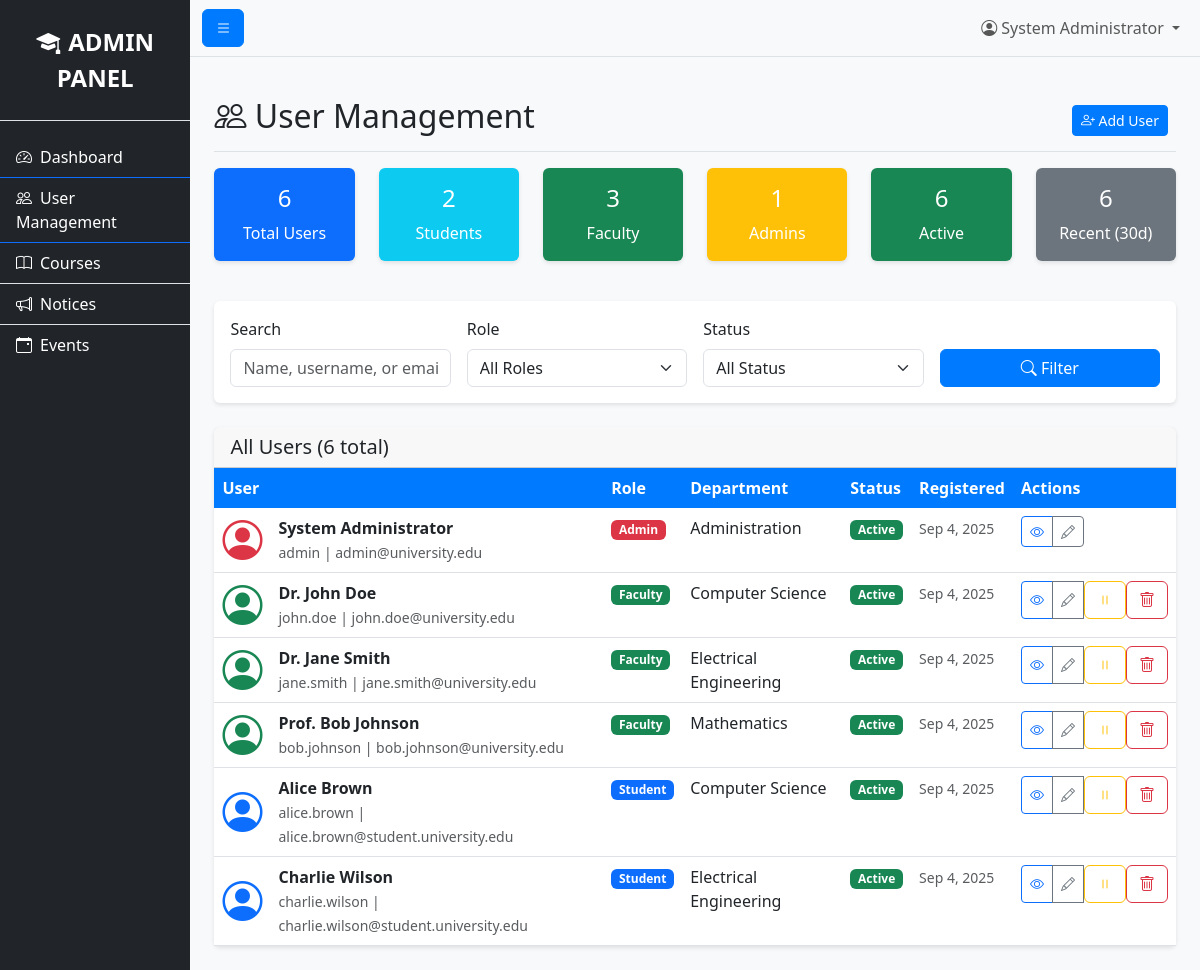
Before: /admin/users.php (signed in) with the older database file.
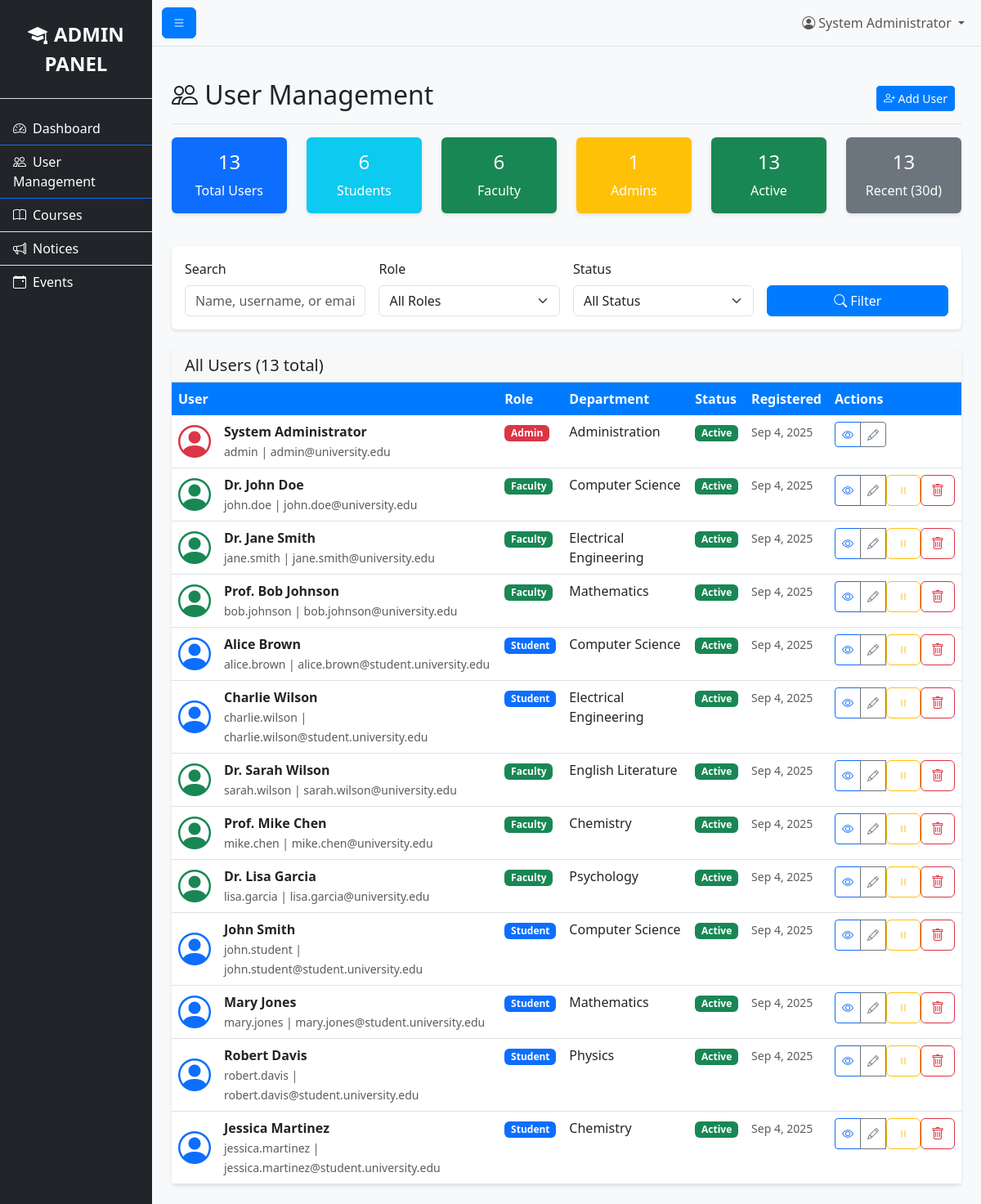
After: the same page with the newer database file.
### tables this page shows
CREATE TABLE users (
    id INT AUTO_INCREMENT PRIMARY KEY,
    username VARCHAR(50) UNIQUE NOT NULL,
    email VARCHAR(100) UNIQUE NOT NULL,
    password VARCHAR(255) NOT NULL,
    role ENUM('student', 'faculty', 'admin') NOT NULL,
    full_name VARCHAR(100) NOT NULL,
    department VARCHAR(100),
    phone VARCHAR(20),
    address TEXT,
    created_at TIMESTAMP DEFAULT CURRENT_TIMESTAMP,
    updated_at TIMESTAMP DEFAULT CURRENT_TIMESTAMP ON UPDATE CURRENT_TIMESTAMP,
    is_active BOOLEAN DEFAULT TRUE
);

### php/config.php (called while the page is built, shortened)
<?php
function executeQuery($conn, $sql, $types = "", $params = []) {
    try {
        $stmt = $conn->prepare($sql);
        $result = $stmt->execute();
        return $stmt;
    } catch (Exception $e) {
        throw new Exception("Query execution error: " . $e->getMessage());
    }
}
function fetchMultipleRows($conn, $sql, $types = "", $params = []) {
    try {
        $stmt = executeQuery($conn, $sql, $types, $params);
        $result = $stmt->get_result();
        $rows = [];
        while ($row = $result->fetch_assoc()) {
            $rows[] = $row;
        }
        return $rows;
    } catch (Exception $e) {
        throw new Exception("Fetch multiple rows error: " . $e->getMessage());
    }
}
?>

### admin/users.php (the view, shortened to what the rows shown need)
<?php
require_once '../php/config.php';
$conn = getDBConnection();
$whereConditions = [];
$params = [];
$types = "";
$whereClause = !empty($whereConditions) ? 'WHERE ' . implode(' AND ', $whereConditions) : '';
$page = max(1, (int)($_GET['page'] ?? 1));
$limit = 20;
$offset = ($page - 1) * $limit;
$sql = "SELECT u.id, u.username, u.email, u.full_name, u.role, u.department, u.is_active, u.created_at
        FROM users u
        $whereClause
        ORDER BY u.created_at DESC
        LIMIT $limit OFFSET $offset";
$users = fetchMultipleRows($conn, $sql, $types, $params);
?>
<!DOCTYPE html>
<html lang="en">
<head>
    <link href="https://cdn.jsdelivr.net/npm/bootstrap@5.3.0/dist/css/bootstrap.min.css" rel="stylesheet">
    <link href="https://cdn.jsdelivr.net/npm/bootstrap-icons@1.10.0/font/bootstrap-icons.css" rel="stylesheet">
    <link href="../css/style.css" rel="stylesheet">
</head>
<body>
    <div class="d-flex" id="wrapper">
        <div id="page-content-wrapper">
            <div class="container-fluid p-4">
                <div class="d-flex justify-content-between flex-wrap flex-md-nowrap align-items-center pt-3 pb-2 mb-3 border-bottom">
                    <h1 class="h2">
                        <i class="bi bi-people"></i> User Management
                    </h1>
                </div>
                <div class="card">
                    <div class="card-body p-0">
                        <?php if (empty($users)): ?>
                            <div class="text-center p-4">
                                <i class="bi bi-people display-1 text-muted"></i>
                                <p class="text-muted mt-3">No users found matching your criteria.</p>
                            </div>
                        <?php else: ?>
                            <div class="table-responsive">
                                <table class="table table-hover mb-0">
                                    <thead class="table-light">
                                        <tr>
                                            <th>User</th>
                                            <th>Role</th>
                                            <th>Department</th>
                                            <th>Status</th>
                                            <th>Registered</th>
                                            <th>Actions</th>
                                        </tr>
                                    </thead>
                                    <tbody>
                                        <?php foreach ($users as $user): ?>
                                            <tr>
                                                <td>
                                                    <div class="d-flex align-items-center">
                                                        <div class="me-3">
                                                            <i class="bi bi-person-circle display-6 text-<?php
                                                                echo $user['role'] == 'admin' ? 'danger' :
                                                                    ($user['role'] == 'faculty' ? 'success' : 'primary');
                                                            ?>"></i>
                                                        </div>
                                                        <div>
                                                            <strong><?php echo htmlspecialchars($user['full_name']); ?></strong><br>
                                                            <small class="text-muted">
                                                                <?php echo htmlspecialchars($user['username']); ?> |
                                                                <?php echo htmlspecialchars($user['email']); ?>
                                                            </small>
                                                        </div>
                                                    </div>
                                                </td>
                                                <td>
                                                    <span class="badge bg-<?php
                                                        echo $user['role'] == 'admin' ? 'danger' :
                                                            ($user['role'] == 'faculty' ? 'success' : 'primary');
                                                    ?>">
                                                        <?php echo ucfirst($user['role']); ?>
                                                    </span>
                                                </td>
                                                <td><?php echo htmlspecialchars($user['department'] ?? 'N/A'); ?></td>
                                                <td>
                                                    <?php if ($user['is_active']): ?>
                                                        <span class="badge bg-success">Active</span>
                                                    <?php else: ?>
                                                        <span class="badge bg-secondary">Inactive</span>
                                                    <?php endif; ?>
                                                </td>
                                                <td>
                                                    <small class="text-muted">
                                                        <?php echo date('M j, Y', strtotime($user['created_at'])); ?>
                                                    </small>
                                                </td>
                                                <td>
                                                    <div class="btn-group btn-group-sm">
                                                        <button type="button" class="btn btn-outline-primary"
                                                                onclick="viewUser(<?php echo $user['id']; ?>)">
                                                            <i class="bi bi-eye"></i>
                                                        </button>
                                                        <button type="button" class="btn btn-outline-secondary"
                                                                onclick="editUser(<?php echo $user['id']; ?>)">
                                                            <i class="bi bi-pencil"></i>
                                                        </button>
                                                        <?php if ($user['id'] != $_SESSION['user_id']): ?>
                                                            <form method="POST" style="display: inline;"
                                                                  onsubmit="return confirm('Are you sure you want to change this user\'s status?')">
                                                                <button type="submit" name="toggle_status"
                                                                        class="btn btn-outline-<?php echo $user['is_active'] ? 'warning' : 'success'; ?>">
                                                                    <i class="bi bi-<?php echo $user['is_active'] ? 'pause' : 'play'; ?>"></i>
                                                                </button>
                                                            </form>
                                                            <?php if ($user['role'] != 'admin'): ?>
                                                                <form method="POST" style="display: inline;"
                                                                      onsubmit="return confirm('Are you sure you want to delete this user?')">
                                                                    <button type="submit" name="delete_user" class="btn btn-outline-danger">
                                                                        <i class="bi bi-trash"></i>
                                                                    </button>
                                                                </form>
                                                            <?php endif; ?>
                                                        <?php endif; ?>
                                                    </div>
                                                </td>
                                            </tr>
                                        <?php endforeach; ?>
                                    </tbody>
                                </table>
                            </div>
                        <?php endif; ?>
                    </div>
                </div>
            </div>
        </div>
    </div>
</body>
</html>

Changed rows visible on the page:
added users: full_name "Dr. Sarah Wilson", username "sarah.wilson", email "sarah.wilson@university.edu", role "Faculty", department "English Literature", is_active "Active", created_at "Sep 4, 2025"
added users: full_name "Prof. Mike Chen", username "mike.chen", email "mike.chen@university.edu", role "Faculty", department "Chemistry", is_active "Active", created_at "Sep 4, 2025"
added users: full_name "Dr. Lisa Garcia", username "lisa.garcia", email "lisa.garcia@university.edu", role "Faculty", department "Psychology", is_active "Active", created_at "Sep 4, 2025"
added users: full_name "John Smith", username "john.student", email "john.student@student.university.edu", role "Student", department "Computer Science", is_active "Active", created_at "Sep 4, 2025"
added users: full_name "Mary Jones", username "mary.jones", email "mary.jones@student.university.edu", role "Student", department "Mathematics", is_active "Active", created_at "Sep 4, 2025"
added users: full_name "Robert Davis", username "robert.davis", email "robert.davis@student.university.edu", role "Student", department "Physics", is_active "Active", created_at "Sep 4, 2025"
added users: full_name "Jessica Martinez", username "jessica.martinez", email "jessica.martinez@student.university.edu", role "Student", department "Chemistry", is_active "Active", created_at "Sep 4, 2025"
Other visible differences:
$stats['total_users']: "6" → "13"
$stats['total_students']: "2" → "6"
$stats['total_faculty']: "3" → "6"
$stats['active_users']: "6" → "13"
$stats['recent_registrations']: "6" → "13"
$totalCount: "6" → "13"
